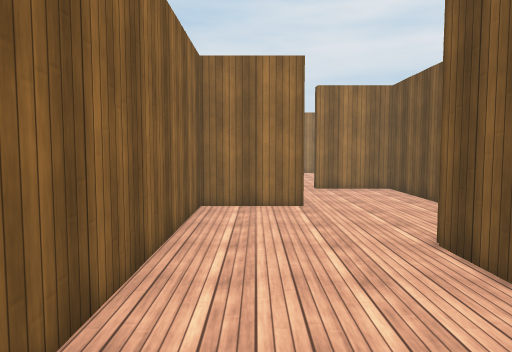
[1] (above)

19 first-person views from a walk through a scene from a Unity 3-D project. The camera is 1.5 m above the floor, tilts 4° down and sees 70° across. The floor is counted in squares, 1 m on a side. Each view is taken from the middle of a square. On the plan, view 1 faces up. The plan holds only what a view shows up to about 16 squares ahead; the rest is blank. The place goes on beyond the plan. The player is left out. Some animated figures are not drawn. Surface patterns are stand-ins for the level's own textures.

[2]
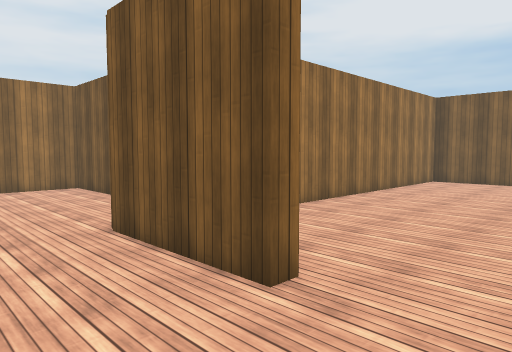

[3]
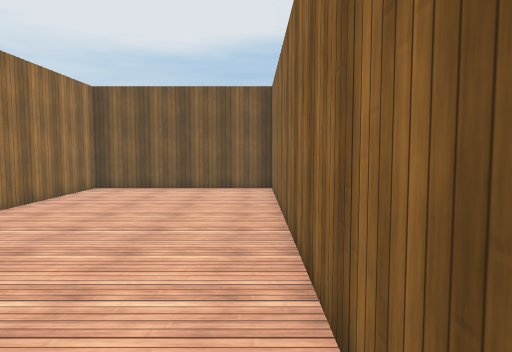

[4]
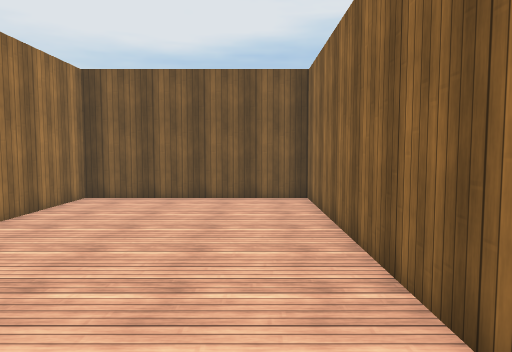

[5]
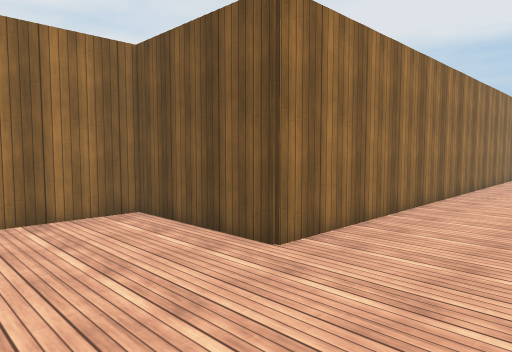

[6]
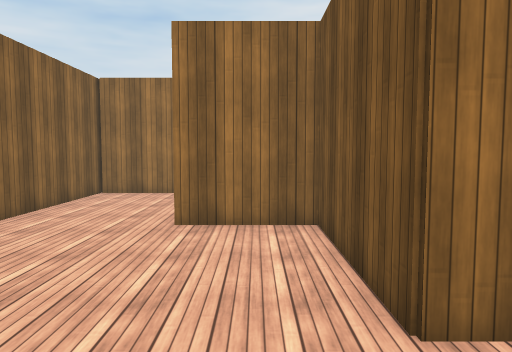

[7]
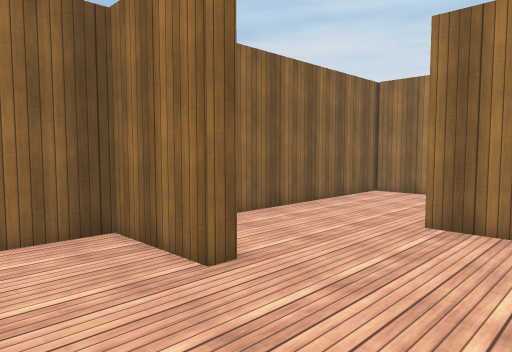

[8]
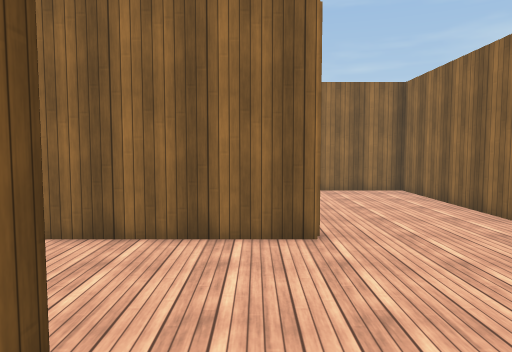

[9]
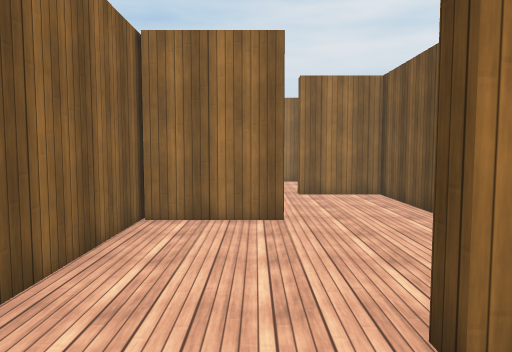

[10]
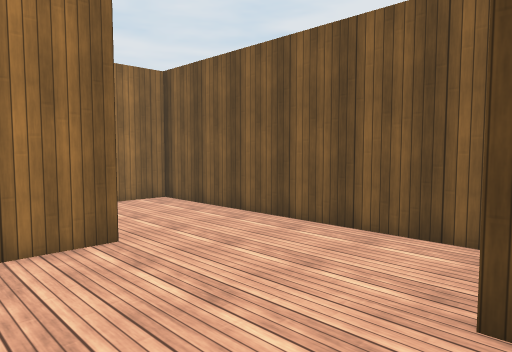

[11]
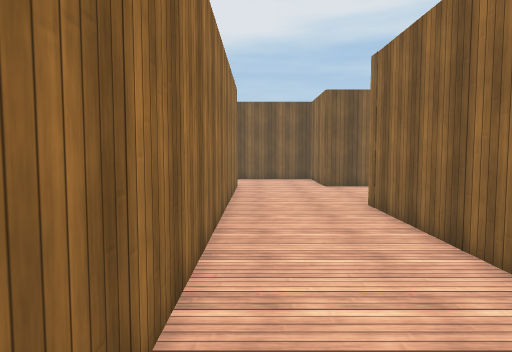

[12]
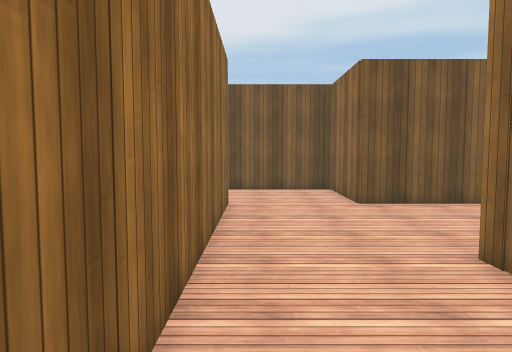

[13]
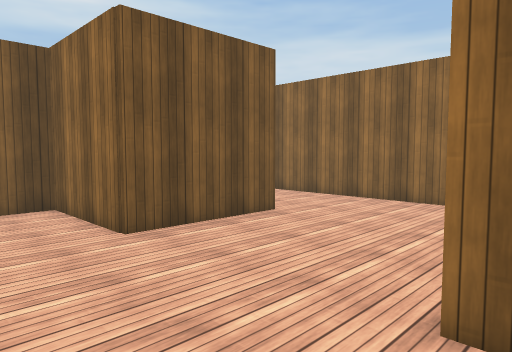

[14]
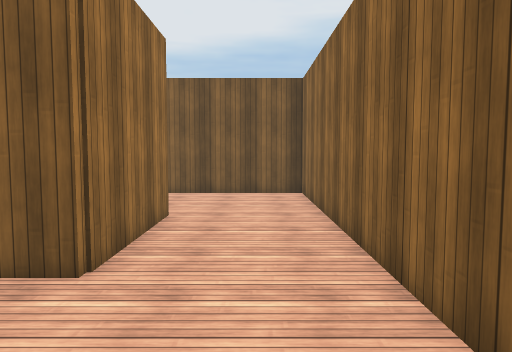

[15]
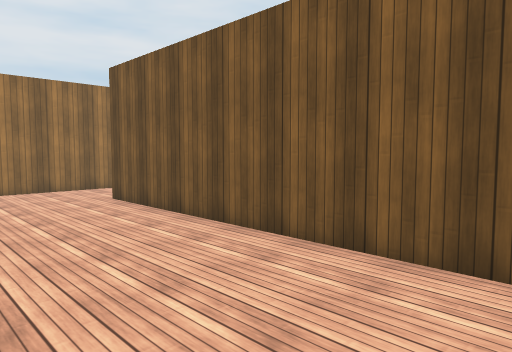

[16]
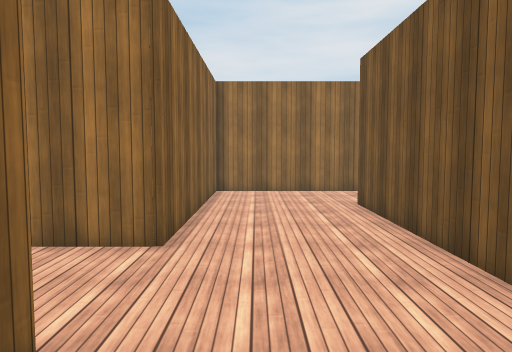

[17]
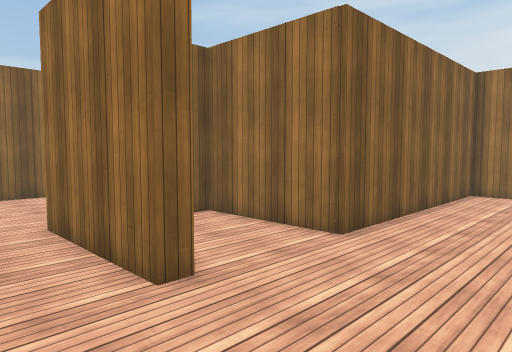

[18]
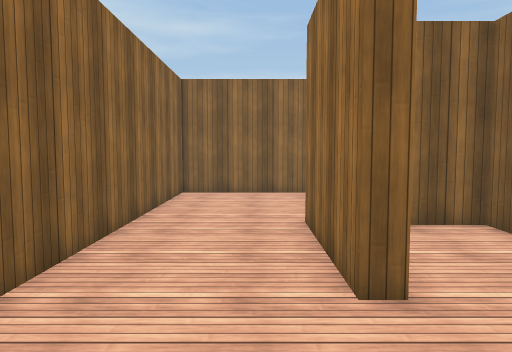

[19]
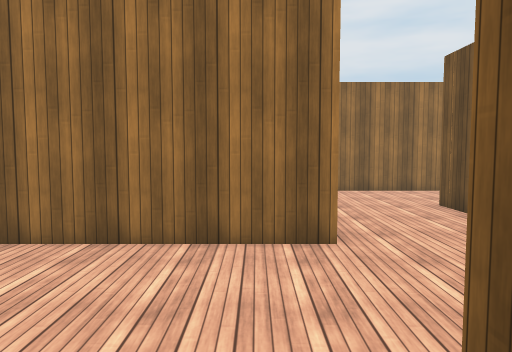

### Floor plan
Points are (right, up) in squares from view 1. A wall is a line through its corners. A room is listed if a view was taken in it or the views show most of it. See-through windows are left out.
Room 1 (views 1, 2, 3, 4, 5, 6, 7, 8, 9, 10, 11, 12, 13, 14, 15, 16, 17, 18, 19)
walls: (13.2, 5.9) (19, 5.9); (19, 3.5) (19, -1.6) (32.9, -1.6) (32.9, 10.2); (24.4, 9.8) (5.3, 9.8) (5.3, 14.3) (2.4, 14.3) (2.4, 14.9); (28.4, 2.6) (28.4, 2) (24.2, 2) (24.2, 6.1) (28, 6.1) (28, 10.1); (28, 12.6) (28, 14); (5.3, 15.4) (5.3, 24.4) (3.9, 24.4); (3.5, 1.7) (2.9, 1.7) (2.9, 5.9) (7.6, 5.9); (4.8, -1.6) (18.5, -1.6) (18.5, 5.4) (8.1, 5.4); (1.3, 10.4) (1.3, 9.8) (-1.5, 9.8) (-1.5, -1.6) (1.6, -1.6); (29.9, 17.6) (26, 17.6); (34.4, 13.5) (28.4, 13.5) (28.4, 5.6) (24.7, 5.6) (24.7, 4); (1.6, 19.8) (-1.5, 19.8); (-1.5, 20.1) (-1.5, 12.8)

Where each view was taken, in squares from view 1:
view 1: 0 up, 0 right, facing up
view 2: 1 down, 0 right, facing up-right
view 3: 1 down, 4 right, facing right
view 4: 0 up, 7 right, facing right
view 5: 6 up, 1 right, facing up-right
view 6: 7 up, 4 right, facing up
view 7: 7 up, 5 right, facing up-left
view 8: 12 up, 4 right, facing down
view 9: 12 up, 1 right, facing up
view 10: 14 up, 1 left, facing up-right
view 11: 9 up, 9 right, facing right
view 12: 9 up, 14 right, facing right
view 13: 9 up, 18 right, facing down-right
view 14: 0 up, 20 right, facing right
view 15: 1 down, 28 right, facing up-right
view 16: 0 up, 30 right, facing up
view 17: 0 up, 32 right, facing up-left
view 18: 1 up, 32 right, facing left
view 19: 4 up, 23 right, facing up
